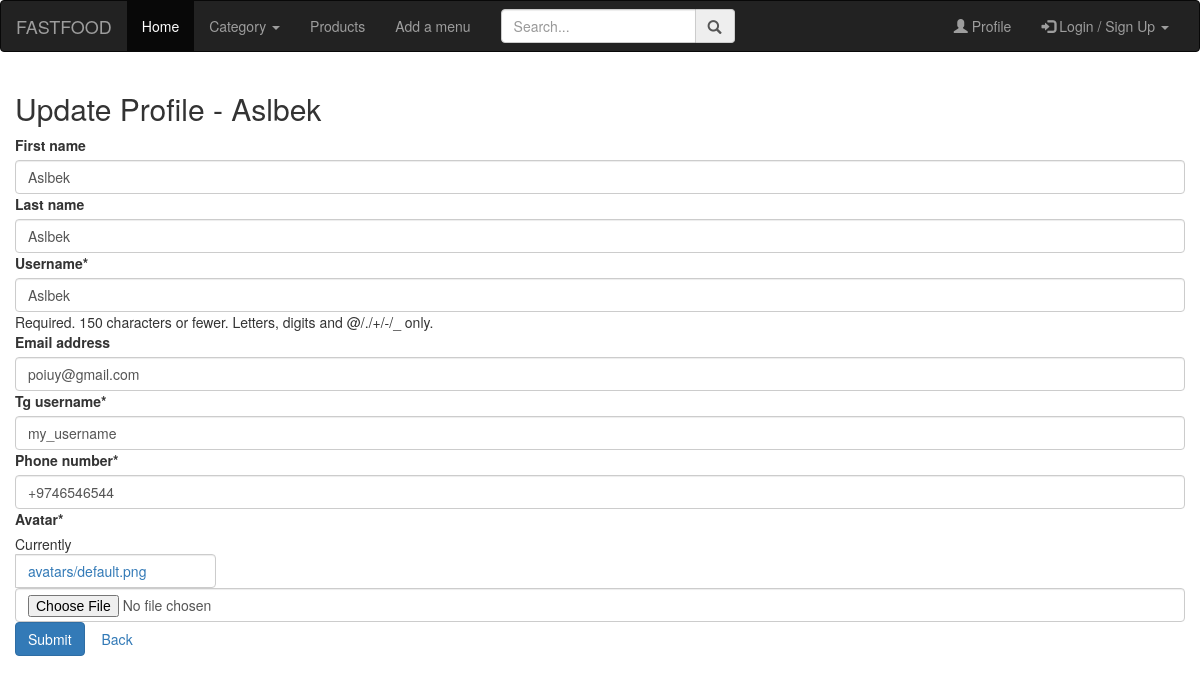
The page /users/update (signed in) on the database as committed earlier.
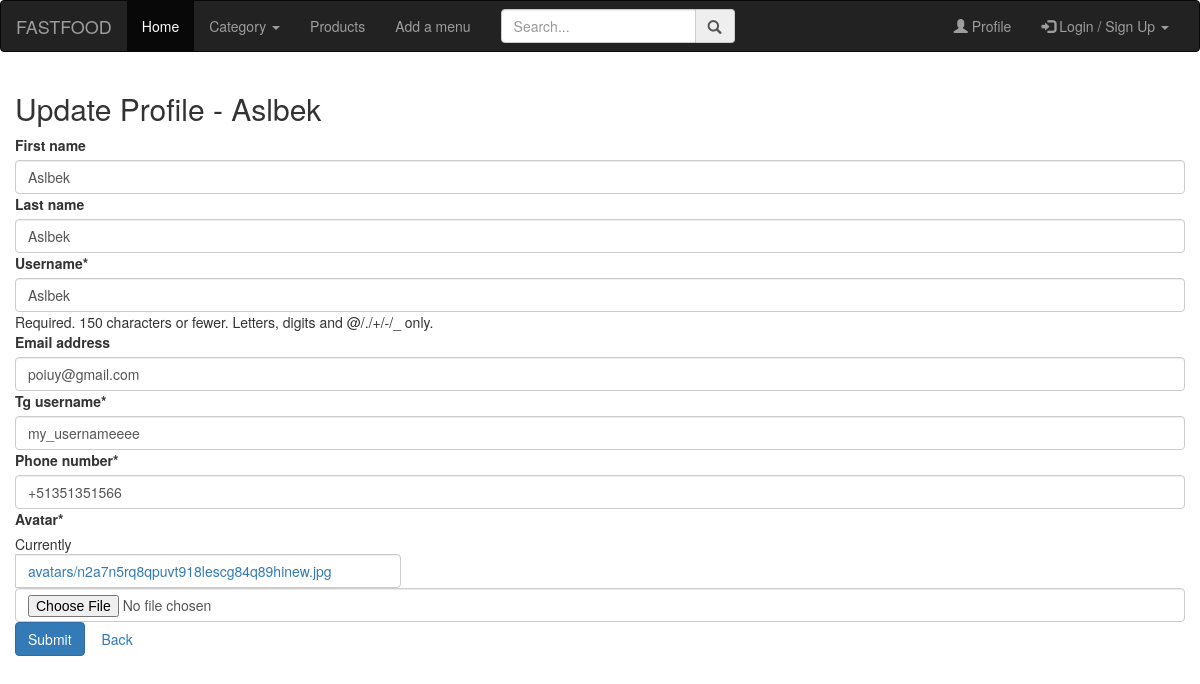
The same page on the database as committed later.
### users/models.py (models this page shows)
class CustomUser(AbstractUser):
    phone_number = models.CharField(max_length=17)
    tg_username = models.CharField(max_length=150)
    avatar = models.ImageField(upload_to='avatars/', default='avatars/default.png')
    def __str__(self):
        return str(self.username)

### users/views.py (the view, shortened to what this page needs)
# urls.py: path('update', UpdateProfileView.as_view(), name='update'),
class UpdateProfileView(LoginRequiredMixin, View):
    login_url = 'login'
    def get(self, request):
        form = UpdateProfileForm(instance=request.user)
        return render(request, 'profile_update.html', {'form':form})

### users/forms.py
class UpdateProfileForm(forms.ModelForm):
    class Meta:
        model = CustomUser
        fields = ("first_name", "last_name", "username", 'email', "tg_username", 'phone_number', 'avatar')

### main/views.py (called while the page is built)
def for_all_pages(request):
    categories = Category.objects.all()
    return {"categories":categories}

### templates/profile_update.html (shortened to what this page needs)
{% extends "base.html" %}
{% load crispy_forms_tags %}
{% block content %}
<div class="container">
    <div class="row">
    <div class="col-6 mt-5">
        <h2>Update Profile - {{request.user}}</h2>
        <form method="post" enctype="multipart/form-data">{% csrf_token %}
        {{form|crispy}}
        <button type="submit" class="btn btn-primary" >Submit</button>
        <a class="btn btn-secondary" href="{% url 'users:profile'  request.user %}">Back</a>
        </form>
   </div>
    </div>
</div>
{% endblock content %}

### templates/base.html (shortened to what this page needs)
{% load static %}
<!DOCTYPE html>
<html lang="en">
  <head>
  <link rel="stylesheet" href="https://maxcdn.bootstrapcdn.com/bootstrap/3.3.7/css/bootstrap.min.css">
</head>
<body>
<div class="navbar navbar-inverse">
      <div class="container-fluid">
          <div class="row">
              <div class="col-lg-12">
                  <div class="navbar-header">
                      <a href="#" class="navbar-brand">FASTFOOD</a>
                  </div>
                  <div class="navbar-collapse collapse" id="mobile_menu">
                      <ul class="nav navbar-nav">
                          <li class="active"><a href="#">Home</a></li>
                          <li><a href="#" class="dropdown-toggle" data-toggle="dropdown">Category <span class="caret"></span></a>
                          </li>
                          <li><a href="#">Products</a></li>
                          <li><a href="#">Add a menu</a></li>
                      </ul>
                      <ul class="nav navbar-nav">
                          <li>
                              <form action="" class="navbar-form">
                                  <div class="form-group">
                                      <div class="input-group">
                                          <input type="search" name="search" id="" placeholder="Search..." class="form-control">
                                          <span class="input-group-addon"><span class="glyphicon glyphicon-search"></span></span>
                                      </div>
                                  </div>
                              </form>
                          </li>
                      </ul>
                      <ul class="nav navbar-nav navbar-right">
                          <li><a href="#"><span class="glyphicon glyphicon-user"></span> Profile</a></li>
                          {% if request.user.is_authenticated %}
                          <li><a href="#" class="dropdown-toggle" data-toggle="dropdown"><span class="glyphicon glyphicon-log-in"></span> Login / Sign Up <span class="caret"></span></a>
                          </li>
                      </ul>
                      {% else %}
                      <a href="{% url "login" %}" class="btn btn-primary">Login</a>
                      <a href="{% url "users:signup" %}" class="btn btn-primary">Signup</a>
                      {% endif %}
                  </div>
              </div>
          </div>
      </div>
  </div>
  <main>
    {% block content %}{% endblock content %}
  </main>
</body>
</html>

Rows that differ between the two databases and show on the page:
changed CustomUser "Aslbek": tg_username "my_username" → "my_usernameeee"; phone_number "+9746546544" → "+51351351566"
Other text that changed with them:
text no longer shown: "First name Last name Username * Required. 150 characters or fewer. Letters, digits and @/./+/-/_ only. Email address Tg username * Phone number * Avatar * Currently avatars/default.png"
text now shown: "First name Last name Username * Required. 150 characters or fewer. Letters, digits and @/./+/-/_ only. Email address Tg username * Phone number * Avatar * Currently avatars/n2a7n5rq8qpuvt918lescg84q89hinew.jpg"
